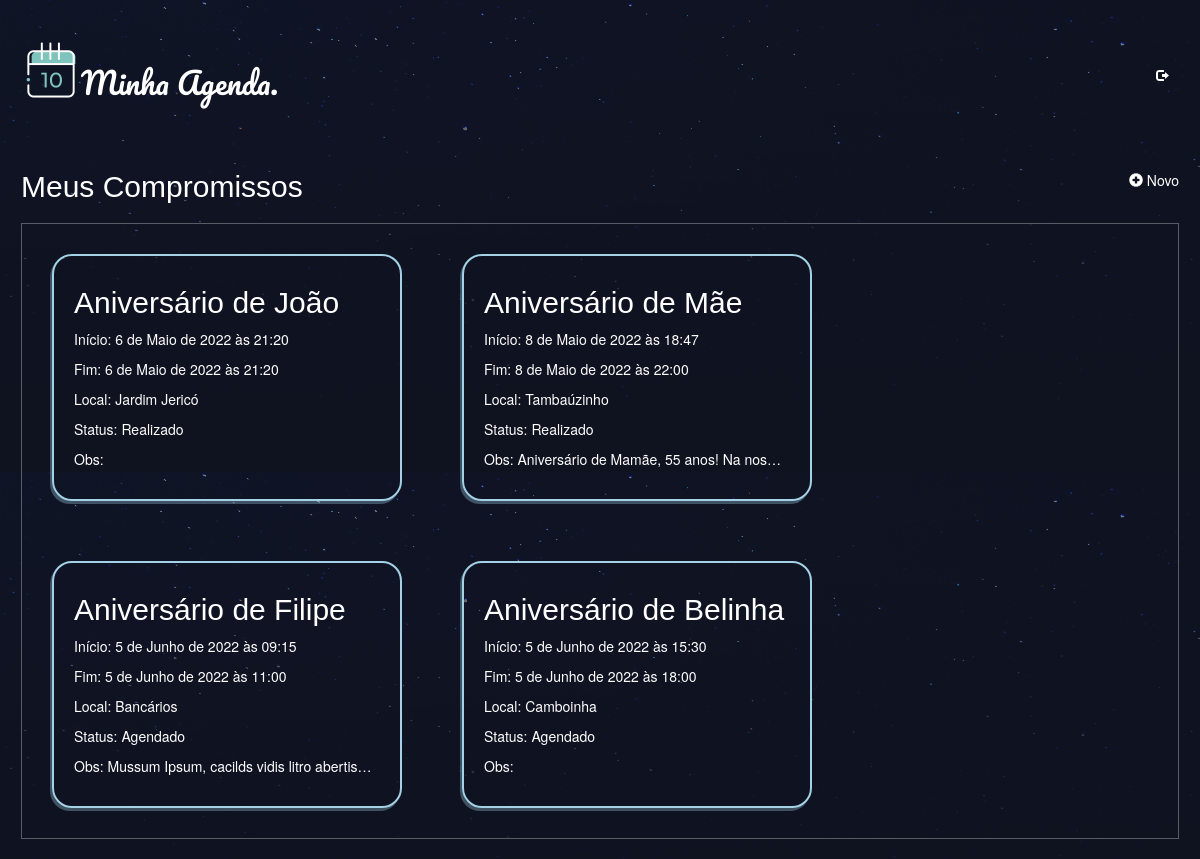
The app's page / (signed in) with its own data.
### compromisso/models.py (models this page shows, shortened)
class Compromisso(models.Model):
    nome = models.CharField(max_length=100)
    local = models.CharField(max_length=100)
    obs = models.TextField(blank=True)
    AG = 'Agendado'
    RL = 'Realizado'
    CL = 'Cancelado'
    status = models.CharField(max_length=20, choices=[(AG, 'Agendado'), (RL, 'Realizado'), (CL, 'Cancelado')],
                              default='Agendado')
    data_inicial = models.DateTimeField()
    data_final = models.DateTimeField()
    autor = models.ForeignKey(User, default=None, on_delete=models.CASCADE)

### compromisso/views.py (the view)
# urls.py: path('', compromisso_views.compromisso_list, name="home"),
@login_required(login_url="/accounts/login/")
def compromisso_list(request):
    usuario = request.user
    compromissos = Compromisso.objects.filter(autor=usuario).order_by('data_inicial')
    return render(request, 'compromisso/compromisso_list.html', {'compromissos': compromissos})

### compromisso/templates/compromisso/compromisso_list.html (shortened to what this page needs)
{% extends 'base_layout.html'%}
{% block content %}
    <header>
        <div class="meuscompromissosdiv">
            <h2>Meus Compromissos</h2>
        </div>
        <nav>
            <li>
                <a class="botao-icon" href="{% url 'compromisso:cria' %}">
                    <span class="glyphicon glyphicon-plus-sign"></span>
                    Novo
                </a>
            </li>
        </nav>
    </header>
    <div class="compromissos">
            {% for compromisso in compromissos %}
                <div class="compromisso">
                    <p><h2><a href="{% url 'compromisso:visualiza' comp_id=compromisso.id %}">{{ compromisso.nome }}</a></h2></p>
                    <p>Início: {{ compromisso.data_inicial }}</p>
                    <p>Fim: {{ compromisso.data_final }}</p>
                    <p>Local: {{ compromisso.local }}</p>
                    <p>Status: {{ compromisso.status }}</p>
                    <p class="obs">Obs: {{ compromisso.obs }}</p>
                </div>
            {% endfor %}
        </div>
{% endblock %}

### assets/styles.css (style rules this page uses)
body { background-color: #0f121f; color: #fff; background-image: url(/static/stars.png); background-repeat-y: no-repeat; padding: 0 1px 0 1px; }
p.obs { white-space: nowrap; overflow: hidden; text-overflow: ellipsis; width: 300px; word-wrap: break-word; }
.compromissos { width: 100%; display: table; border: 1px solid #ffffff4f; }
.compromisso { width: 350px; border-radius: 20px; float: left; box-shadow: -2px 3px #a3d1e654; border: 2px solid #a3d1e6; margin: 30px; padding: 20px; }
h2,h3,h4,h5 { font-family: Helvetica; font-weight: normal; margin: 0; }
a, a:hover, a:visited { text-decoration: none; }
h2 a { color: #fff; }
header { display: grid; align-self: center; grid-template-columns: 1fr 1fr; padding: 20px 0; }
nav { justify-self: end; }
nav li { display: inline-block; margin-left: 20px; }
.botao-icon { background: none; color: #fff; cursor: pointer; size-adjust: 2px; cursor: pointer; }
.meuscompromissosdiv { display: inline-block; }

### records on screen
Compromisso: nome "Aniversário de João", data_inicial "6 de Maio de 2022 às 21:20", data_final "6 de Maio de 2022 às 21:20", local "Jardim Jericó", status "Realizado"
Compromisso: nome "Aniversário de Mãe", data_inicial "8 de Maio de 2022 às 18:47", data_final "8 de Maio de 2022 às 22:00", local "Tambaúzinho", status "Realizado", obs "Aniversário de Mamãe, 55 anos! Na nos…"
Compromisso: nome "Aniversário de Filipe", data_inicial "5 de Junho de 2022 às 09:15", data_final "5 de Junho de 2022 às 11:00", local "Bancários", status "Agendado", obs "Mussum Ipsum, cacilds vidis litro abertis…"
Compromisso: nome "Aniversário de Belinha", data_inicial "5 de Junho de 2022 às 15:30", data_final "5 de Junho de 2022 às 18:00", local "Camboinha", status "Agendado"
